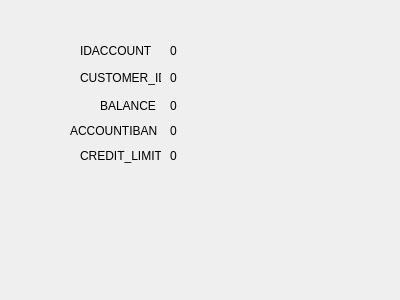
<?xml version="1.0" encoding="UTF-8"?>
<ui version="4.0">
 <class>accountData</class>
 <widget class="QDialog" name="accountData">
  <property name="geometry">
   <rect>
    <x>0</x>
    <y>0</y>
    <width>400</width>
    <height>300</height>
   </rect>
  </property>
  <property name="windowTitle">
   <string>Dialog</string>
  </property>
  <widget class="QLabel" name="labelIdaccount">
   <property name="geometry">
    <rect>
     <x>170</x>
     <y>40</y>
     <width>91</width>
     <height>21</height>
    </rect>
   </property>
   <property name="text">
    <string>0</string>
   </property>
  </widget>
  <widget class="QLabel" name="labelCustomer_id">
   <property name="geometry">
    <rect>
     <x>170</x>
     <y>70</y>
     <width>81</width>
     <height>16</height>
    </rect>
   </property>
   <property name="text">
    <string>0</string>
   </property>
  </widget>
  <widget class="QLabel" name="labelBalance">
   <property name="geometry">
    <rect>
     <x>170</x>
     <y>90</y>
     <width>81</width>
     <height>31</height>
    </rect>
   </property>
   <property name="text">
    <string>0</string>
   </property>
  </widget>
  <widget class="QLabel" name="labelAccountiban">
   <property name="geometry">
    <rect>
     <x>170</x>
     <y>120</y>
     <width>91</width>
     <height>21</height>
    </rect>
   </property>
   <property name="text">
    <string>0</string>
   </property>
  </widget>
  <widget class="QLabel" name="labelCredit_limit">
   <property name="geometry">
    <rect>
     <x>170</x>
     <y>140</y>
     <width>81</width>
     <height>31</height>
    </rect>
   </property>
   <property name="text">
    <string>0</string>
   </property>
  </widget>
  <widget class="QLabel" name="labelIdaccount_2">
   <property name="geometry">
    <rect>
     <x>80</x>
     <y>40</y>
     <width>91</width>
     <height>21</height>
    </rect>
   </property>
   <property name="text">
    <string>IDACCOUNT</string>
   </property>
  </widget>
  <widget class="QLabel" name="labelCustomer_id_2">
   <property name="geometry">
    <rect>
     <x>80</x>
     <y>70</y>
     <width>81</width>
     <height>16</height>
    </rect>
   </property>
   <property name="text">
    <string>CUSTOMER_ID</string>
   </property>
  </widget>
  <widget class="QLabel" name="labelBalance_2">
   <property name="geometry">
    <rect>
     <x>100</x>
     <y>90</y>
     <width>81</width>
     <height>31</height>
    </rect>
   </property>
   <property name="text">
    <string>BALANCE</string>
   </property>
  </widget>
  <widget class="QLabel" name="labelAccountiban_2">
   <property name="geometry">
    <rect>
     <x>70</x>
     <y>120</y>
     <width>91</width>
     <height>21</height>
    </rect>
   </property>
   <property name="text">
    <string>ACCOUNTIBAN</string>
   </property>
  </widget>
  <widget class="QLabel" name="labelCredit_limit_2">
   <property name="geometry">
    <rect>
     <x>80</x>
     <y>140</y>
     <width>81</width>
     <height>31</height>
    </rect>
   </property>
   <property name="text">
    <string>CREDIT_LIMIT</string>
   </property>
  </widget>
 </widget>
 <resources/>
 <connections/>
</ui>
